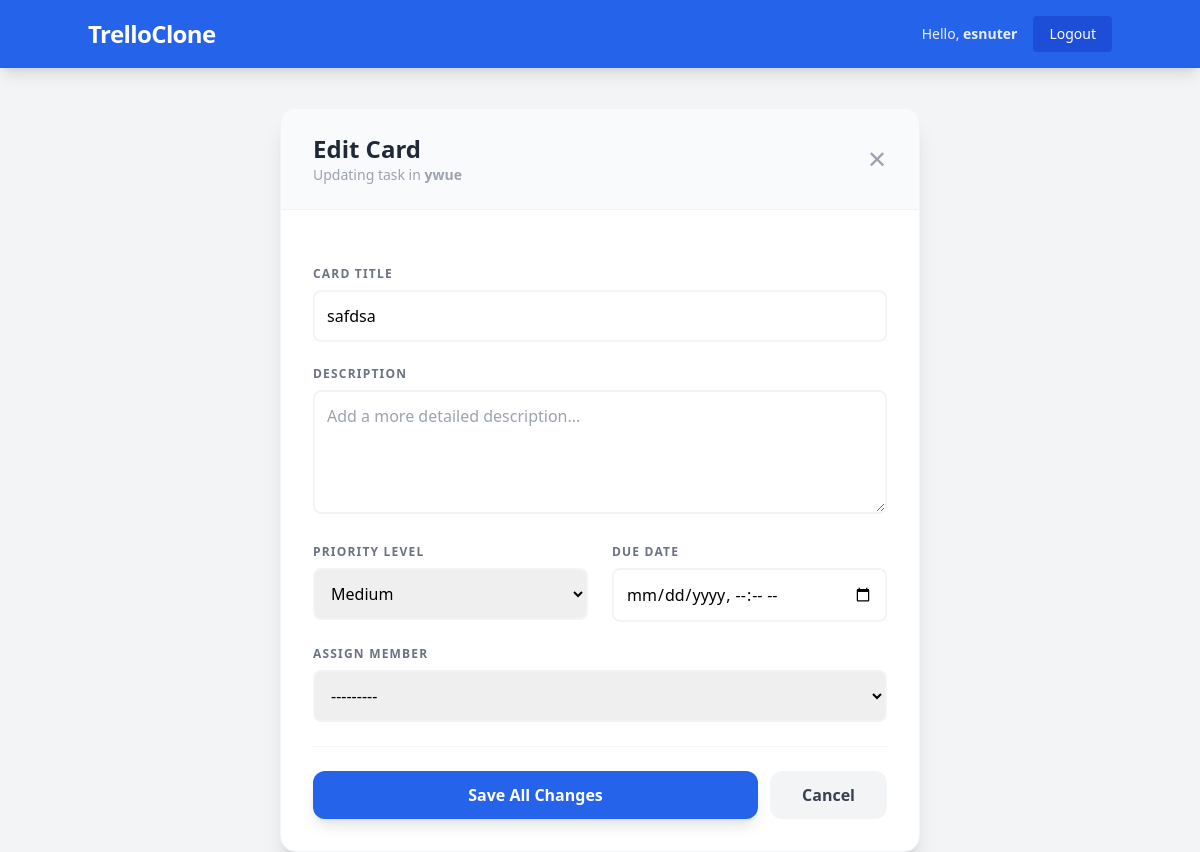
Page /task/19/edit/ (signed in) on the earlier database version.
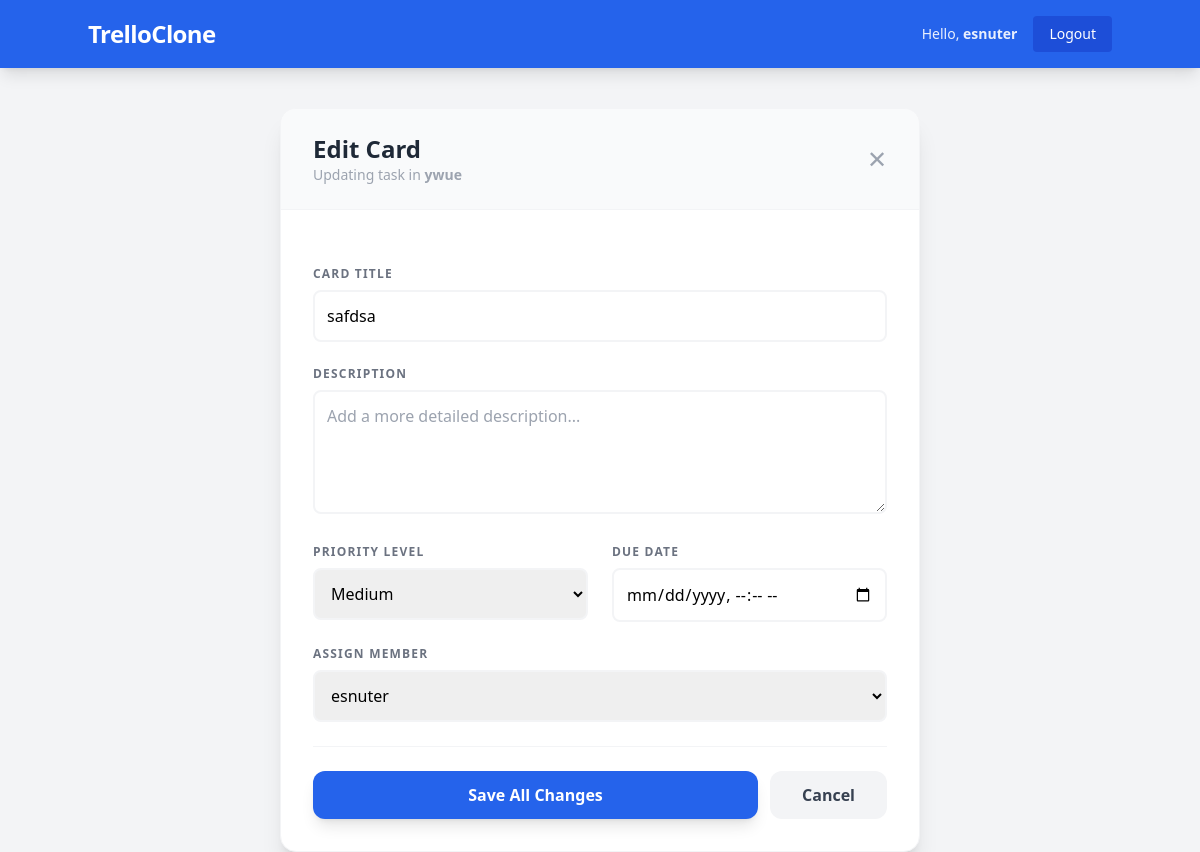
Same page on the later database version.
### boards/models.py (models this page shows, shortened)
class Task(models.Model):
    PRIORITY_CHOICES = [
        ('LOW', 'Low'),
        ('MED', 'Medium'),
        ('HIGH', 'High'),
    ]
    list = models.ForeignKey(List, on_delete=models.CASCADE, related_name='tasks')
    title = models.CharField(max_length=200)
    description = models.TextField(blank=True)
    priority = models.CharField(max_length=4, choices=PRIORITY_CHOICES, default='MED')
    assigned_to = models.ForeignKey(User, on_delete=models.SET_NULL, null=True, blank=True)
    due_date = models.DateTimeField(null=True, blank=True)
    created_at = models.DateTimeField(auto_now_add=True)
    labels = models.ManyToManyField(Label, blank=True, related_name='tasks')
    position = models.PositiveIntegerField(default=0)
    assigned_to = models.ForeignKey(User, on_delete=models.SET_NULL, null=True, blank=True, related_name='tasks')
    due_date = models.DateTimeField(null=True, blank=True)
    is_archived = models.BooleanField(default=False)
    class Meta:
        ordering = ['position']

class List(models.Model):
    board = models.ForeignKey(Board, on_delete=models.CASCADE, related_name='lists')
    title = models.CharField(max_length=100)
    position = models.PositiveIntegerField(default=0)
    class Meta:
        ordering = ['position']

### boards/views.py (the view)
# urls.py: path('task/<int:task_id>/edit/', views.edit_task, name='edit_task'),
@login_required
def edit_task(request, task_id):
    task = get_object_or_404(Task, id=task_id, list__board__in=Board.objects.filter(Q(owner=request.user) | Q(members=request.user)))
    board = task.list.board
    if request.method == 'POST':
        form = TaskForm(request.POST, instance=task, board=board)
        if form.is_valid():
            form.save()
            log_activity(request.user, board, f"edited details of card '{task.title}'")
            return redirect('task_detail', task_id=task.id)
    else:
        form = TaskForm(instance=task)
    return render(request, 'boards/edit_task.html', {'form': form, 'task': task})

### boards/forms.py
class TaskForm(forms.ModelForm):
    class Meta:
        model = Task
        fields = ['title', 'description', 'priority']
        widgets = {
            'title': forms.TextInput(attrs={'class': 'w-full p-2 border rounded mb-2', 'placeholder': 'Task title'}),
            'description': forms.Textarea(attrs={'class': 'w-full p-2 border rounded mb-2', 'rows': 3, 'placeholder': 'Optional description'}),
            'priority': forms.Select(attrs={'class': 'w-full p-2 border rounded mb-2'}),
        }

### boards/templates/boards/edit_task.html (shortened to what this page needs)
{% extends 'base.html' %}
{% block content %}
<div class="max-w-2xl mx-auto mt-10 px-4">
    <div class="bg-white rounded-2xl shadow-xl overflow-hidden border border-gray-100">
        <div class="bg-gray-50 px-8 py-6 border-b border-gray-100 flex justify-between items-center">
            <div>
                <h1 class="text-2xl font-black text-gray-800">Edit Card</h1>
                <p class="text-sm text-gray-400">Updating task in <span class="font-bold">{{ task.list.title }}</span></p>
            </div>
            <a href="{% url 'task_detail' task.id %}" class="text-gray-400 hover:text-gray-600 transition text-2xl">✕</a>
        </div>
        <form method="POST" class="p-8 space-y-6">
            <div>
                <label class="block text-xs font-bold text-gray-500 uppercase tracking-widest mb-2">Card Title</label>
                {{ form.title }}
            </div>
            <div>
                <label class="block text-xs font-bold text-gray-500 uppercase tracking-widest mb-2">Description</label>
                {{ form.description }}
            </div>
            <div class="grid grid-cols-1 md:grid-cols-2 gap-6">
                <div>
                    <label class="block text-xs font-bold text-gray-500 uppercase tracking-widest mb-2">Priority Level</label>
                    {{ form.priority }}
                </div>
                <div>
                    <label class="block text-xs font-bold text-gray-500 uppercase tracking-widest mb-2">Due Date</label>
                    {{ form.due_date }}
                </div>
            </div>
            <div>
                <label class="block text-xs font-bold text-gray-500 uppercase tracking-widest mb-2">Assign Member</label>
                {{ form.assigned_to }}
            </div>
            <div class="pt-6 border-t border-gray-100 flex flex-col md:flex-row gap-3">
                <button type="submit" class="flex-grow bg-blue-600 hover:bg-blue-700 text-white font-bold py-3 rounded-xl shadow-lg transition transform active:scale-95">
                    Save All Changes
                </button>
                <a href="{% url 'task_detail' task.id %}" class="text-center px-8 py-3 bg-gray-100 hover:bg-gray-200 text-gray-700 font-bold rounded-xl transition">
                    Cancel
                </a>
            </div>
        </form>
    </div>
</div>
{% endblock %}

Differences in the rows shown:
changed Task "safdsa": assigned_to "---------" → "esnuter"
